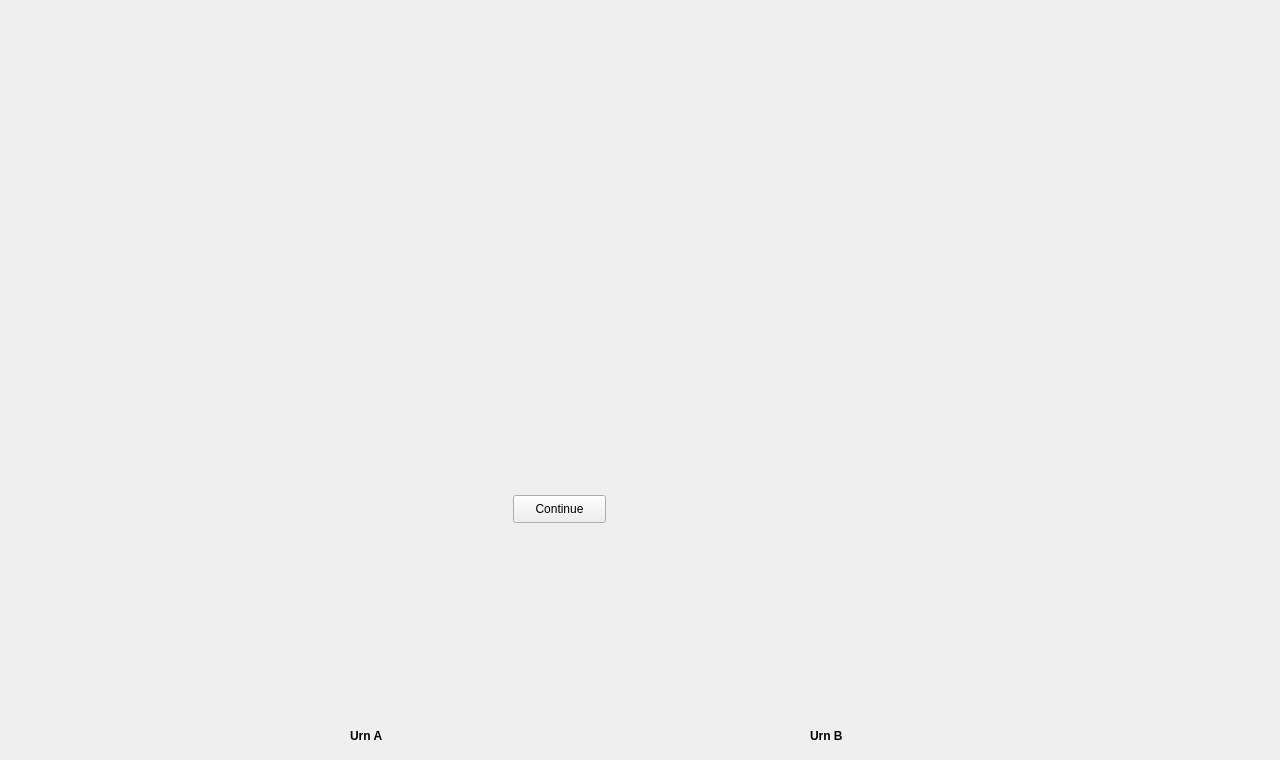
    <widget class="QWidget" name="page3">
     <widget class="QLabel" name="UCLLogo3">
      <property name="geometry">
       <rect>
        <x>10</x>
        <y>0</y>
        <width>1261</width>
        <height>91</height>
       </rect>
      </property>
      <property name="text">
       <string/>
      </property>
      <property name="pixmap">
       <pixmap>UCLLogo.jpg</pixmap>
      </property>
      <property name="scaledContents">
       <bool>true</bool>
      </property>
     </widget>
     <widget class="QLabel" name="ChangeInstr">
      <property name="geometry">
       <rect>
        <x>20</x>
        <y>90</y>
        <width>1211</width>
        <height>261</height>
       </rect>
      </property>
      <property name="text">
       <string>&lt;!DOCTYPE HTML PUBLIC &quot;-//W3C//DTD HTML 4.0//EN&quot; &quot;http://www.w3.org/TR/REC-html40/strict.dtd&quot;&gt;
&lt;html&gt;&lt;head&gt;&lt;meta name=&quot;qrichtext&quot; content=&quot;1&quot; /&gt;&lt;style type=&quot;text/css&quot;&gt;
p, li { white-space: pre-wrap; }
&lt;/style&gt;&lt;/head&gt;&lt;body style=&quot; font-family:'Calibri'; font-size:11pt; font-weight:400; font-style:normal;&quot;&gt;
&lt;p style=&quot;-qt-paragraph-type:empty; margin-top:0px; margin-bottom:0px; margin-left:0px; margin-right:0px; -qt-block-indent:0; text-indent:0px;&quot;&gt;&lt;br /&gt;&lt;/p&gt;&lt;/body&gt;&lt;/html&gt;</string>
      </property>
      <property name="wordWrap">
       <bool>true</bool>
      </property>
     </widget>
     <widget class="QLabel" name="UrnARed">
      <property name="geometry">
       <rect>
        <x>353</x>
        <y>520</y>
        <width>40</width>
        <height>40</height>
       </rect>
      </property>
      <property name="text">
       <string/>
      </property>
      <property name="pixmap">
       <pixmap>redMarble.jpg</pixmap>
      </property>
      <property name="scaledContents">
       <bool>true</bool>
      </property>
     </widget>
     <widget class="QLabel" name="UrnABlue">
      <property name="geometry">
       <rect>
        <x>353</x>
        <y>520</y>
        <width>40</width>
        <height>40</height>
       </rect>
      </property>
      <property name="text">
       <string/>
      </property>
      <property name="pixmap">
       <pixmap>blueMarble.jpg</pixmap>
      </property>
      <property name="scaledContents">
       <bool>true</bool>
      </property>
     </widget>
     <widget class="QLabel" name="UrnBBlue">
      <property name="geometry">
       <rect>
        <x>809</x>
        <y>520</y>
        <width>40</width>
        <height>40</height>
       </rect>
      </property>
      <property name="text">
       <string/>
      </property>
      <property name="pixmap">
       <pixmap>blueMarble.jpg</pixmap>
      </property>
      <property name="scaledContents">
       <bool>true</bool>
      </property>
     </widget>
     <widget class="QLabel" name="UrnBRed">
      <property name="geometry">
       <rect>
        <x>809</x>
        <y>520</y>
        <width>40</width>
        <height>40</height>
       </rect>
      </property>
      <property name="text">
       <string/>
      </property>
      <property name="pixmap">
       <pixmap>redMarble.jpg</pixmap>
      </property>
      <property name="scaledContents">
       <bool>true</bool>
      </property>
     </widget>
     <widget class="QLabel" name="UrnALabel">
      <property name="geometry">
       <rect>
        <x>350</x>
        <y>720</y>
        <width>101</width>
        <height>31</height>
       </rect>
      </property>
      <property name="font">
       <font>
        <weight>75</weight>
        <bold>true</bold>
       </font>
      </property>
      <property name="text">
       <string>Urn A</string>
      </property>
     </widget>
     <widget class="QLabel" name="UrnBLabel">
      <property name="geometry">
       <rect>
        <x>810</x>
        <y>720</y>
        <width>101</width>
        <height>31</height>
       </rect>
      </property>
      <property name="font">
       <font>
        <weight>75</weight>
        <bold>true</bold>
       </font>
      </property>
      <property name="text">
       <string>Urn B</string>
      </property>
     </widget>
     <widget class="QWidget" name="MessageMarble" native="true">
      <property name="geometry">
       <rect>
        <x>493</x>
        <y>365</y>
        <width>191</width>
        <height>171</height>
       </rect>
      </property>
      <property name="palette">
       <palette>
        <active>
         <colorrole role="WindowText">
          <brush brushstyle="SolidPattern">
           <color alpha="255">
            <red>0</red>
            <green>0</green>
            <blue>0</blue>
           </color>
          </brush>
         </colorrole>
         <colorrole role="Dark">
          <brush brushstyle="SolidPattern">
           <color alpha="255">
            <red>129</red>
            <green>129</green>
            <blue>129</blue>
           </color>
          </brush>
         </colorrole>
         <colorrole role="Text">
          <brush brushstyle="SolidPattern">
           <color alpha="255">
            <red>0</red>
            <green>0</green>
            <blue>0</blue>
           </color>
          </brush>
         </colorrole>
         <colorrole role="ButtonText">
          <brush brushstyle="SolidPattern">
           <color alpha="255">
            <red>0</red>
            <green>0</green>
            <blue>0</blue>
           </color>
          </brush>
         </colorrole>
        </active>
        <inactive>
         <colorrole role="WindowText">
          <brush brushstyle="SolidPattern">
           <color alpha="255">
            <red>0</red>
            <green>0</green>
            <blue>0</blue>
           </color>
          </brush>
         </colorrole>
         <colorrole role="Dark">
          <brush brushstyle="SolidPattern">
           <color alpha="255">
            <red>129</red>
            <green>129</green>
            <blue>129</blue>
           </color>
          </brush>
         </colorrole>
         <colorrole role="Text">
          <brush brushstyle="SolidPattern">
           <color alpha="255">
            <red>0</red>
            <green>0</green>
            <blue>0</blue>
           </color>
          </brush>
         </colorrole>
         <colorrole role="ButtonText">
          <brush brushstyle="SolidPattern">
           <color alpha="255">
            <red>0</red>
            <green>0</green>
            <blue>0</blue>
           </color>
          </brush>
         </colorrole>
        </inactive>
        <disabled>
         <colorrole role="WindowText">
          <brush brushstyle="SolidPattern">
           <color alpha="255">
            <red>129</red>
            <green>129</green>
            <blue>129</blue>
           </color>
          </brush>
         </colorrole>
         <colorrole role="Dark">
          <brush brushstyle="SolidPattern">
           <color alpha="255">
            <red>129</red>
            <green>129</green>
            <blue>129</blue>
           </color>
          </brush>
         </colorrole>
         <colorrole role="Text">
          <brush brushstyle="SolidPattern">
           <color alpha="255">
            <red>129</red>
            <green>129</green>
            <blue>129</blue>
           </color>
          </brush>
         </colorrole>
         <colorrole role="ButtonText">
          <brush brushstyle="SolidPattern">
           <color alpha="255">
            <red>129</red>
            <green>129</green>
            <blue>129</blue>
           </color>
          </brush>
         </colorrole>
        </disabled>
       </palette>
      </property>
      <widget class="QLabel" name="Outcome">
       <property name="geometry">
        <rect>
         <x>20</x>
         <y>10</y>
         <width>151</width>
         <height>111</height>
        </rect>
       </property>
       <property name="text">
        <string/>
       </property>
       <property name="scaledContents">
        <bool>true</bool>
       </property>
       <property name="wordWrap">
        <bool>true</bool>
       </property>
      </widget>
      <widget class="QPushButton" name="Continue3">
       <property name="geometry">
        <rect>
         <x>20</x>
         <y>130</y>
         <width>93</width>
         <height>28</height>
        </rect>
       </property>
       <property name="text">
        <string>Continue</string>
       </property>
      </widget>
     </widget>
     <zorder>UrnBBlue</zorder>
     <zorder>UrnBRed</zorder>
     <zorder>UrnARed</zorder>
     <zorder>UrnABlue</zorder>
     <zorder>UCLLogo3</zorder>
     <zorder>ChangeInstr</zorder>
     <zorder>UrnALabel</zorder>
     <zorder>UrnBLabel</zorder>
     <zorder>MessageMarble</zorder>
    </widget>
